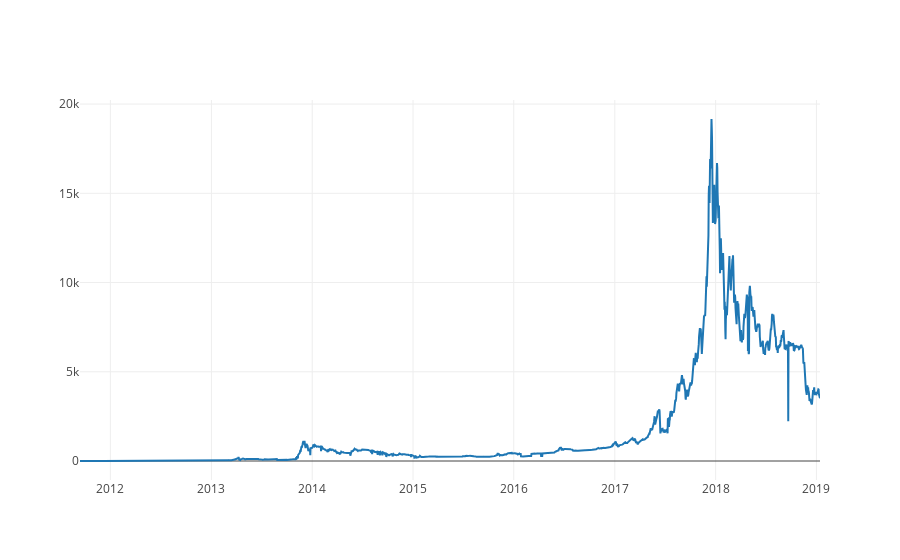

The cell this chart's notebook holds for it:
### Code cell
# Plot the average BTC price
btc_trace = go.Scatter(x=btc_usd_datasets.index, y=btc_usd_datasets['avg_btc_price_usd'])
py.iplot([btc_trace])

### Figure 1 — Plotly figure (JSON) as saved in the notebook; plotly's stock layout.template omitted (floating-point values rounded to 4 significant figures; data arrays with more than 128 entries replaced by an {"elided": "..."} marker saying what was removed)
{"data": [{"type": "scatter", "x": {"elided": "2681 str values"}, "y": {"elided": "2681 float values"}}], "layout": {}}
